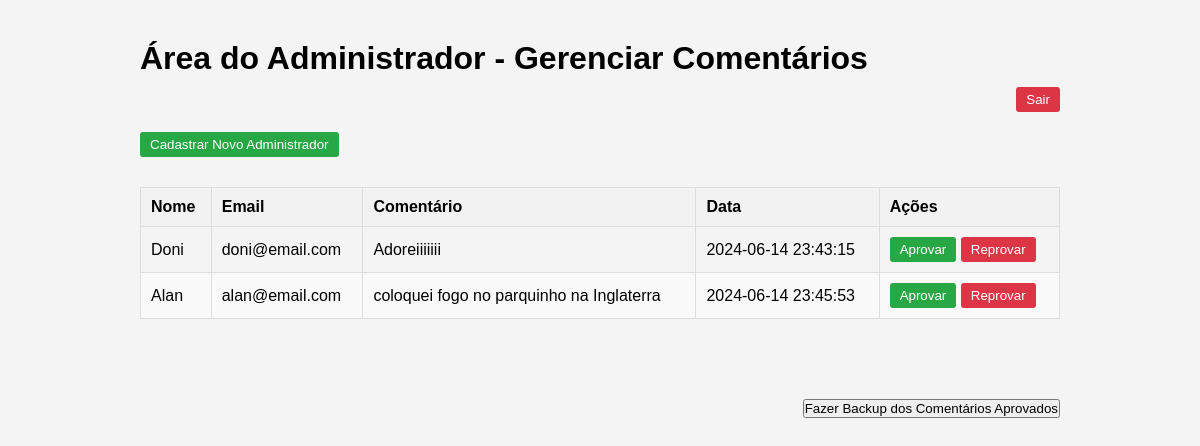
The page /admin-area.php (signed in) on the database its author committed.
### tables this page shows
CREATE TABLE `comentarios` (
  `id` int(11) NOT NULL,
  `nome` varchar(100) NOT NULL,
  `email` varchar(100) NOT NULL,
  `comentario` text NOT NULL,
  `data` timestamp NOT NULL DEFAULT current_timestamp()
);

### classes/Comentario.php (called while the page is built, shortened)
<?php
class Comentario {
    private $conn;
    public function __construct($conn) {
        $this->conn = $conn;
    }
    public function listar() {
        $sql = "SELECT * FROM comentarios";
        $result = $this->conn->query($sql);
        return $result->fetch_all(MYSQLI_ASSOC);
    }
}
?>

### admin-area.php (the view, shortened to what this page needs)
<?php
require_once 'conexao.php';
require_once 'classes/Comentario.php';
$comentario = new Comentario($conn);
$lista = $comentario->listar();
?>
<!DOCTYPE html>
<html lang="pt-br">
<head>
    <link rel="stylesheet" href="style.css">
    <link rel="stylesheet" href="admin-style.css">
</head>
<body>
    <div class="admin-container">
        <h1>Área do Administrador - Gerenciar Comentários</h1>
        <form method="post" style="text-align: right;">
            <button type="submit" name="logout" class="admin-btn admin-btn-danger admin-btn-logout">Sair</button>
        </form>
        <button onclick="openPopup()" class="admin-btn admin-btn-success admin-btn-cadastrar">Cadastrar Novo Administrador</button>
        <table class="admin-table">
            <thead>
                <tr>
                    <th>Nome</th>
                    <th>Email</th>
                    <th>Comentário</th>
                    <th>Data</th>
                    <th>Ações</th>
                </tr>
            </thead>
            <tbody>
                <?php foreach ($lista as $linha) : ?>
                    <tr>
                        <td><?php echo htmlspecialchars($linha['nome']); ?></td>
                        <td><?php echo htmlspecialchars($linha['email']); ?></td>
                        <td><?php echo htmlspecialchars($linha['comentario']); ?></td>
                        <td><?php echo htmlspecialchars($linha['data']); ?></td>
                        <td>
                            <form method="post" style="display:inline;">
                                <button type="submit" name="aprovar" class="admin-btn admin-btn-success">Aprovar</button>
                                <button type="submit" name="reprovar" class="admin-btn admin-btn-danger">Reprovar</button>
                            </form>
                        </td>
                    </tr>
                <?php endforeach; ?>
            </tbody>
        </table>
    </div>
    <div class="admin-container">
        <form action="backup_comentarios.php" method="post" style="text-align: right;">
            <button type="submit">Fazer Backup dos Comentários Aprovados</button>
        </form>
    </div>
</body>
</html>

### style.css (style rules this page uses)
* { margin: 0; padding: 0; box-sizing: border-box; }
body, html { overflow-x: hidden; font-family: 'Poppins', sans-serif; }

### admin-style.css (style rules this page uses)
body { font-family: Arial, sans-serif; background-color: #f4f4f4; margin: 0; padding: 0; }
.admin-container { width: 80%; margin: 0 auto; padding: 20px; margin-top: 20px; }
.admin-table { width: 100%; border-collapse: collapse; margin: 20px 0; }
.admin-table, .admin-table th, .admin-table td { border: 1px solid #ddd; }
.admin-table th, .admin-table td { padding: 10px; text-align: left; }
.admin-table th { background-color: #f2f2f2; }
.admin-table tr:nth-child(even) { background-color: #f9f9f9; }
.admin-btn { padding: 5px 10px; color: #fff; border: none; border-radius: 3px; cursor: pointer; }
.admin-btn-success { background-color: #28a745; }
.admin-btn-danger { background-color: #dc3545; }
.admin-btn-logout, .admin-btn-cadastrar { margin: 10px 0; display: inline-block; }

### rows shown on the page
comentarios: nome "Doni", email "doni@email.com", comentario "Adoreiiiiiii", data "2024-06-14 23:43:15"
comentarios: nome "Alan", email "alan@email.com", comentario "coloquei fogo no parquinho na Inglaterra", data "2024-06-14 23:45:53"
